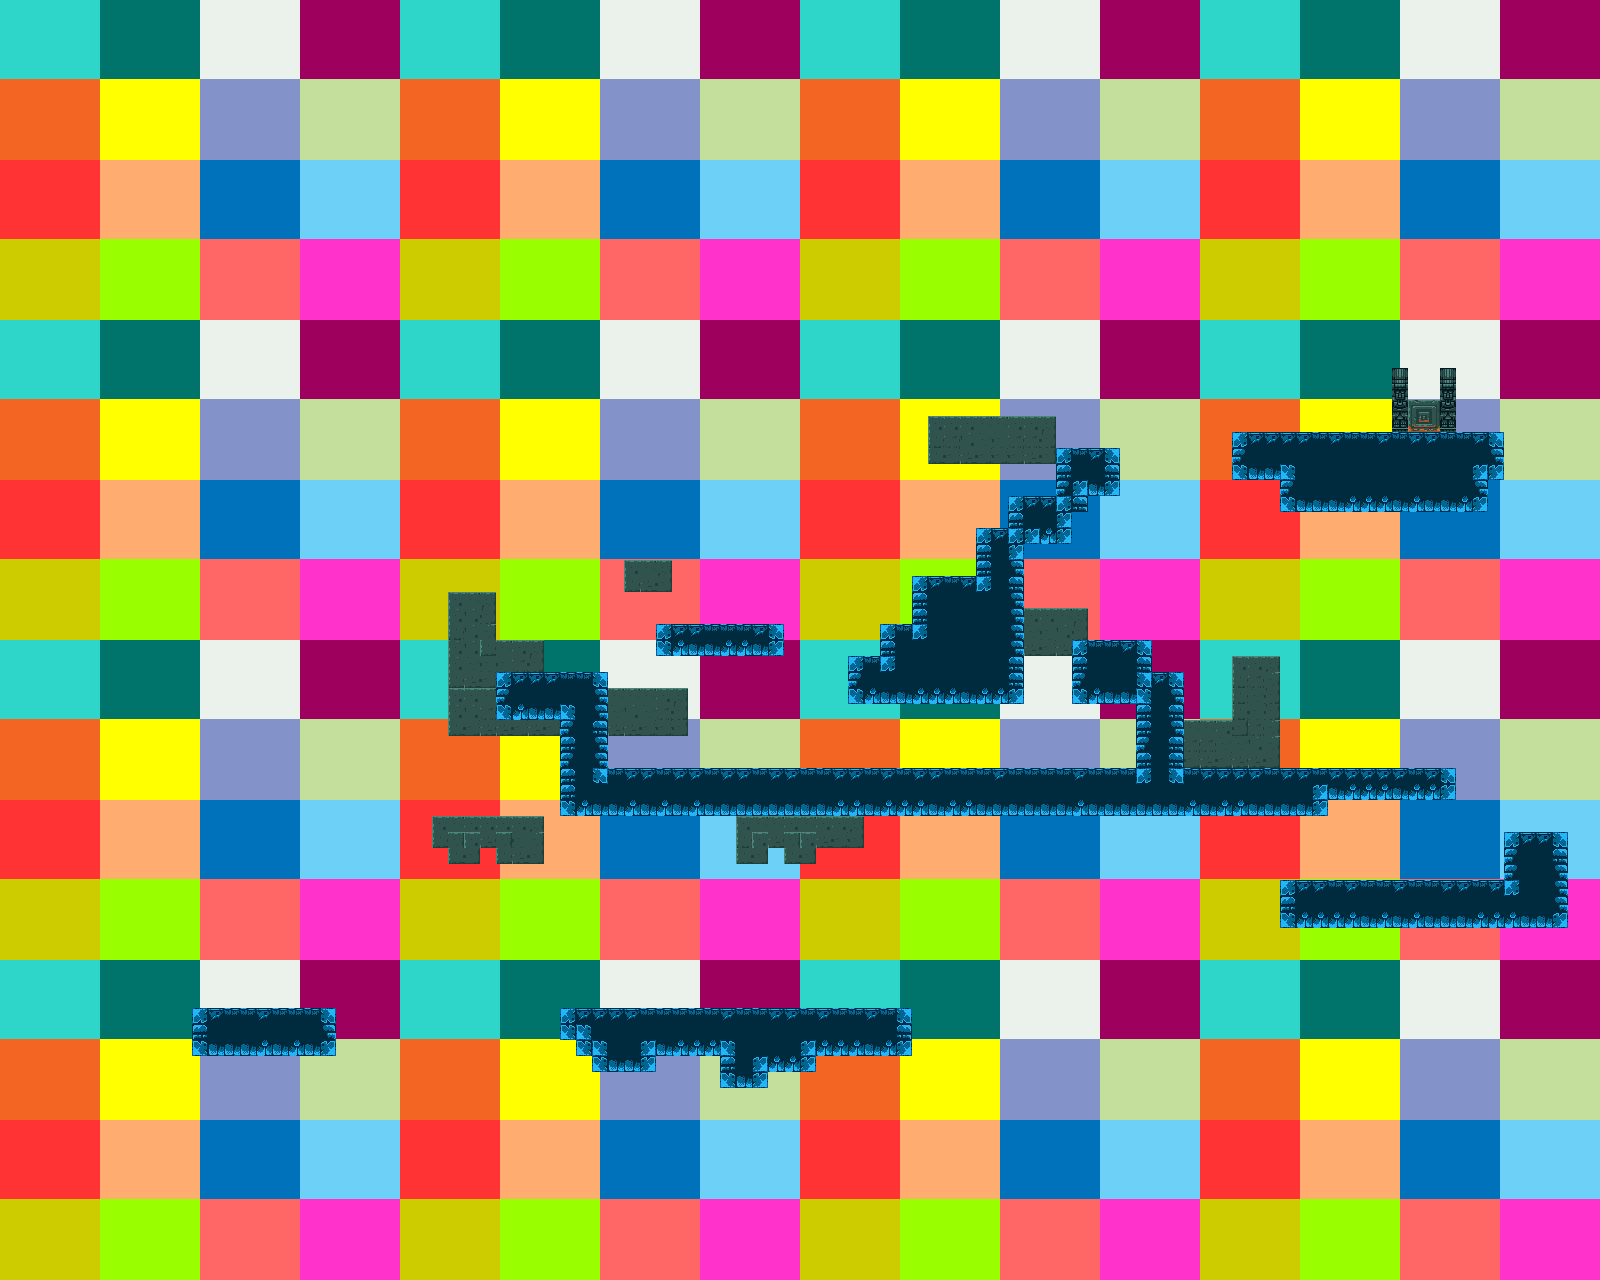

Tiled map render using the project's own tile images. Description and the map definition, with tile-layer contents summarised, below:
An orthogonal 100x80 tile map with 16x16 px tiles, 3 tile layers (Back Layer, Front Layer, Decoration), 1 image layer and 7 objects (5x Enemy, Player, Final).

<map version="1.0" orientation="orthogonal" renderorder="right-down" width="100" height="80" tilewidth="16" tileheight="16" nextobjectid="16">
 <tileset firstgid="1" name="environment-tiles" tilewidth="16" tileheight="16" tilecount="672" columns="42">
  <image source="environment-tiles.png" width="672" height="256" />
  <terraintypes>
   <terrain name="Blue block" tile="-1" />
   <terrain name="Green block" tile="-1" />
  </terraintypes>
  <tile id="127" terrain=",,,0" />
  <tile id="128" terrain=",,0,0" />
  <tile id="129" terrain=",,0,0" />
  <tile id="130" terrain=",,0," />
  <tile id="169" terrain=",0,,0" />
  <tile id="170" terrain="0,0,0,0" />
  <tile id="171" terrain="0,0,0,0" />
  <tile id="172" terrain="0,,0," />
  <tile id="174" terrain=",0,0,0" />
  <tile id="175" terrain="0,,0,0" />
  <tile id="184" terrain="1,1,1," />
  <tile id="185" terrain="1,1,,1" />
  <tile id="211" terrain=",0,,0" />
  <tile id="212" terrain="0,0,0,0" />
  <tile id="213" terrain="0,0,0,0" />
  <tile id="214" terrain="0,,0," />
  <tile id="216" terrain="0,0,,0" />
  <tile id="217" terrain="0,0,0," />
  <tile id="226" terrain="1,,1,1" />
  <tile id="227" terrain=",1,1,1" />
  <tile id="253" terrain=",0,," />
  <tile id="254" terrain="0,0,," />
  <tile id="255" terrain="0,0,," />
  <tile id="256" terrain="0,,," />
  <tile id="295" terrain=",,,1" />
  <tile id="296" terrain=",,1,1" />
  <tile id="297" terrain=",,1,1" />
  <tile id="298" terrain=",,1," />
  <tile id="324">
   <properties>
    <property name="Collider" value="None" />
   </properties>
  </tile>
  <tile id="325">
   <properties>
    <property name="Collider" value="None" />
   </properties>
  </tile>
  <tile id="337" terrain=",1,,1" />
  <tile id="338" terrain="1,1,1,1" />
  <tile id="339" terrain="1,1,1,1" />
  <tile id="340" terrain="1,,1," />
  <tile id="379" terrain=",1,,1" />
  <tile id="380" terrain="1,1,1,1" />
  <tile id="381" terrain="1,1,1,1" />
  <tile id="382" terrain="1,,1," />
  <tile id="421" terrain=",1,," />
  <tile id="422" terrain="1,1,," />
  <tile id="423" terrain="1,1,," />
  <tile id="424" terrain="1,,," />
 </tileset>
 <imagelayer name="Capa de Imagen 1">
  <image source="../textures/grid.png" width="1600" height="1280" />
 </imagelayer>
 <objectgroup name="Player Pos">
  <object id="1" name="Player" x="211" y="967.667" width="14.6667" height="14.6667" />
  <object id="4" name="Final" x="1410.76" y="413.849" width="15.7273" height="7.81818" />
  <object id="8" name="Enemy" x="1480.33" y="854.667">
   <properties>
    <property name="Layer" value="1" />
    <property name="Type" value="1" />
   </properties>
  </object>
  <object id="12" name="Enemy" x="861.666" y="989.333">
   <properties>
    <property name="Layer" value="1" />
    <property name="Type" value="0" />
   </properties>
  </object>
  <object id="13" name="Enemy" x="1108.33" y="742.666">
   <properties>
    <property name="Layer" value="1" />
    <property name="Type" value="0" />
   </properties>
  </object>
  <object id="14" name="Enemy" x="637.667" y="744">
   <properties>
    <property name="Layer" value="1" />
    <property name="Type" value="1" />
   </properties>
  </object>
  <object id="15" name="Enemy" x="720.333" y="602.666">
   <properties>
    <property name="Layer" value="1" />
    <property name="Type" value="1" />
   </properties>
  </object>
 </objectgroup>
 <layer name="Back Layer" width="100" height="80">
  <properties>
   <property name="Collider" value="Back wall" />
   <property name="Speed" value="0.7" />
  </properties>
  <data>[8000 cells, 207 non-empty, 20 distinct tile ids]</data>
 </layer>
 <layer name="Front Layer" width="100" height="80">
  <properties>
   <property name="Collider" value="Front wall" />
   <property name="Speed" value="1.0" />
  </properties>
  <data>[8000 cells, 595 non-empty, 20 distinct tile ids]</data>
 </layer>
 <layer name="Decoration" width="100" height="80">
  <properties>
   <property name="Collider" value="None" />
   <property name="Speed" value="1" />
  </properties>
  <data>[8000 cells, 12 non-empty, 8 distinct tile ids]</data>
 </layer>
</map>